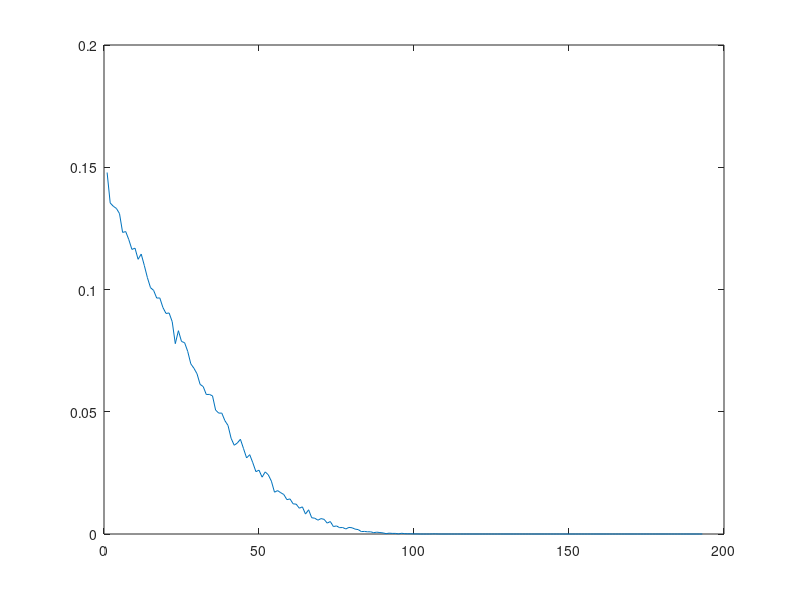

Here is the MATLAB script that generated this plot:

clear
clc
close all

M = 16;                     % Size of signal constellation
k = log2(M);                % Number of bits per symbol
n = 20000;                  % Number of bits to process
numSamplesPerSymbol = 1;    % Oversampling factor
max=24;
step=0.125;
size=max/step;
valus=zeros(1,size);
count=1;
for EbNo = 0:step:max
    dataIn = randi([0 1],n,1);  % Generate vector of binary data
    dataInMatrix = reshape(dataIn,length(dataIn)/k,k);   % Reshape data into binary k-tuples, k = log2(M)
    dataSymbolsIn = bi2de(dataInMatrix);                 % Convert to integers
    
    dataModG = qammod(dataSymbolsIn,M); % Gray coding, phase offset = 0
    % The results are complex column vectors whose values are elements of the 16-QAM signal constellation
    
    
    % Calculate the SNR when the channel has an Eb/N0 = 10 dB.
    
    snr = EbNo + 10*log10(k) - 10*log10(numSamplesPerSymbol);
    
    receivedSignalG = awgn(dataModG,snr,'measured');
    
    dataSymbolsOutG = qamdemod(receivedSignalG,M);
    
    dataOutMatrixG = de2bi(dataSymbolsOutG,k);
    dataOutG = dataOutMatrixG(:);   % Return data in column vector
    [numErrorsG,berG] = biterr(dataIn,dataOutG);
    
    valus(count)=berG;
    count=count+1;
end
plot (valus);
% x = (0:15)';               % Integer input
% y2 = qammod(x,16,'gray');  % 16-QAM output, Gray-coded
% scatterplot(y2)
% text(real(y2)+0.1, imag(y2), dec2bin(x))
% title('16-QAM, Gray-coded Symbol Mapping')
% axis([-4 4 -4 4])

